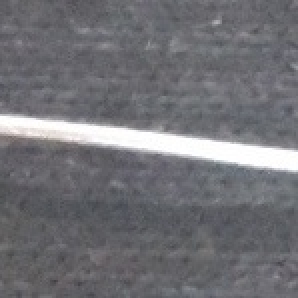
#> input picture Application Scripts/Final/CroppedDB/0_3.jpg, 149 x 149 px, found by its file name (shown 2 times larger)
$ python crop_body.py   (Python 2 division)
#> lines starting #> are read from the running program, lines starting #| are printed output that depends on the picture
import numpy as np
import cv2
import PIL
import sklearn
import random

from PIL import Image
from sklearn import cluster

data = '0_3.jpg'

img = cv2.imread(data)
#> img is the input picture: shape (149, 149, 3); mean B, G, R 117.7, 113, 113
mean = np.shape(img)[0]/2
#> mean = 74
img_crop = (img[mean-10:mean+10,:])
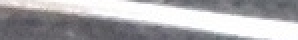
#> img_crop: shape (20, 149, 3) (shown 2 times larger); mean B, G, R 171.8, 168.9, 170.1

cv2.imshow("Cropped Image", img_crop)
cv2.waitKey(0)
cv2.destroyAllWindows()

t = np.mean(img_crop,axis=0)
#> t = 149 rows, first 8: [127.3, 124.2, 128.7], [127.1, 124.2, 128.7], [125.8, 122.8, 127.5], [124.7, 121.9, 126.5], [124.3, 121.2, 126.7], [124.2, 121.5, 126.8], [124.8, 121.8, 127.4], [125.7, 122.6, 128]
#Ttemp = t.astype(np.float64)

img_crop = np.zeros((400,400,3), np.uint8)

for i in range((np.shape(t)[0])):
	#print i
	#print Tu8[i]
	cv2.rectangle(img_crop, (175, i*2), (225,(i+1)*2), t[i], 3)
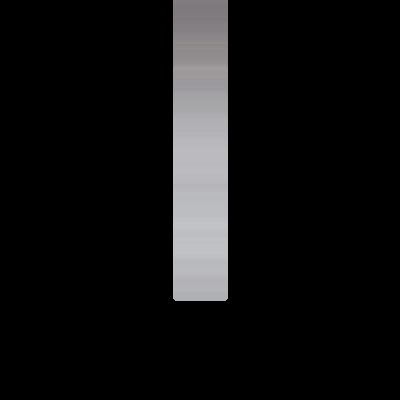
#> img_crop: shape (400, 400, 3); mean B, G, R 17.8, 17.5, 17.6

cv2.imshow("Cropped Image", img_crop)
cv2.waitKey(0)
cv2.destroyAllWindows()

t_shape = t.reshape(1,t.shape[0],t.shape[1])
#> t_shape has the same summary as t
print t_shape
#> (printed output is left out)
#> (the run stopped early here; a loop or call above may not have finished)

$ run again, with Application Scripts/Final/CroppedDB/0_0.jpg copied over Application Scripts/Final/CroppedDB/0_3.jpg
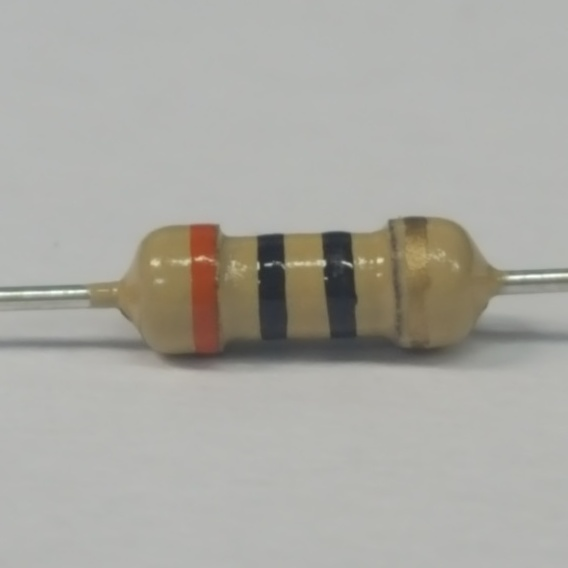
#> input picture Application Scripts/Final/CroppedDB/0_0.jpg, 568 x 568 px, found by its file name
#> img is the input picture: shape (568, 568, 3); mean B, G, R 162.6, 169, 170.1
#> `img_crop = (img[mean-10:mean+10,:])`:
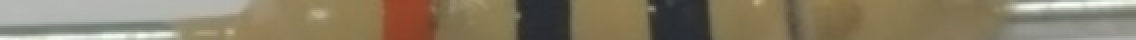
#> img_crop: shape (20, 568, 3) (shown 2 times larger); mean B, G, R 101.7, 125.1, 135.7
#> t = 568 rows, first 8: [170.1, 174.9, 171.3], [169.9, 174.7, 171.1], [169.8, 174.3, 170.8], [169.3, 173.8, 170.3], [168.9, 173.4, 169.9], [168.9, 173.4, 169.9], [168.8, 173.3, 169.8], [168.8, 173.3, 169.8]
#> after the loop `for i in range((np.shape(t)[0])):`:
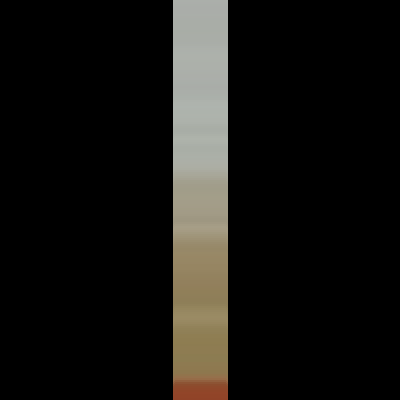
#> img_crop: shape (400, 400, 3); mean B, G, R 17.8, 20.7, 21.9
#> t_shape has the same summary as t
#> (printed output is left out)

$ run again, with Application Scripts/Final/CroppedDB/0_1.jpg copied over Application Scripts/Final/CroppedDB/0_3.jpg
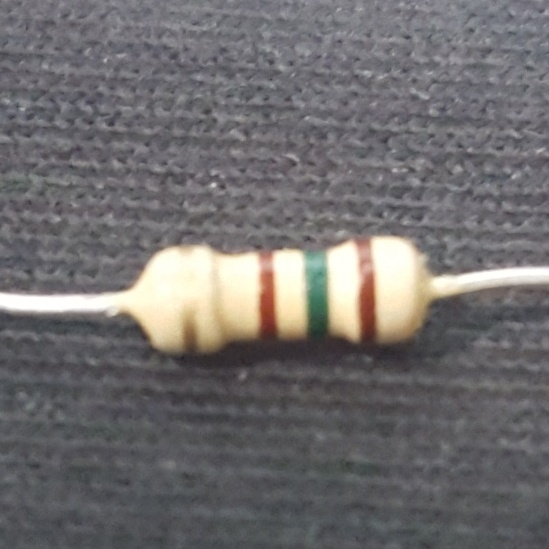
#> input picture Application Scripts/Final/CroppedDB/0_1.jpg, 549 x 549 px, found by its file name
#> img is the input picture: shape (549, 549, 3); mean B, G, R 110.3, 109.3, 111.8
#> `img_crop = (img[mean-10:mean+10,:])`:
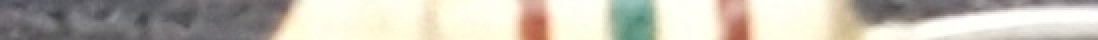
#> img_crop: shape (20, 549, 3) (shown 2 times larger); mean B, G, R 177.7, 189.3, 194.2
#> t = 549 rows, first 8: [104.7, 99.3, 101.1], [105.3, 99.95, 101.8], [104.8, 99.55, 101.7], [106.1, 100.8, 102.9], [106.3, 101.7, 104.7], [107.8, 103.2, 106.2], [110, 105.8, 109.2], [111, 106.8, 110.1]
#> after the loop `for i in range((np.shape(t)[0])):`:
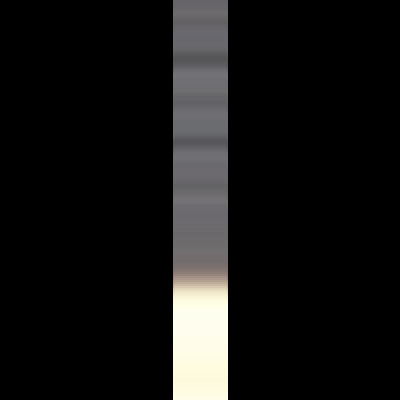
#> img_crop: shape (400, 400, 3); mean B, G, R 19.6, 20.3, 20.6
#> t_shape has the same summary as t
#> (printed output is left out)
